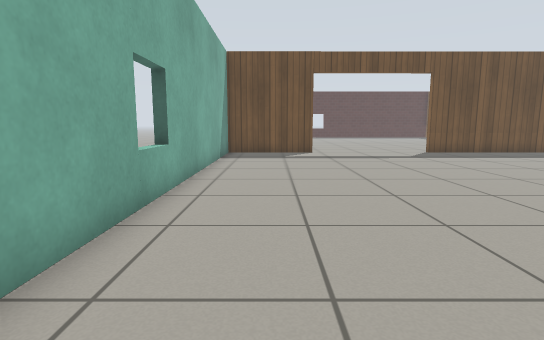
View 1 (above)

20 first-person views from a walk through a Gazebo world. The camera is 0.72 m above the floor, tilts 8° down and sees 80° across. The floor is counted in squares, 0.5 m on a side. Each view is taken from the middle of a square. On the plan, view 1 faces up. The plan holds only what a view shows up to about 15 squares ahead; the rest is blank. Gazebo's built-in surfaces are drawn with simple patterns.

View 2
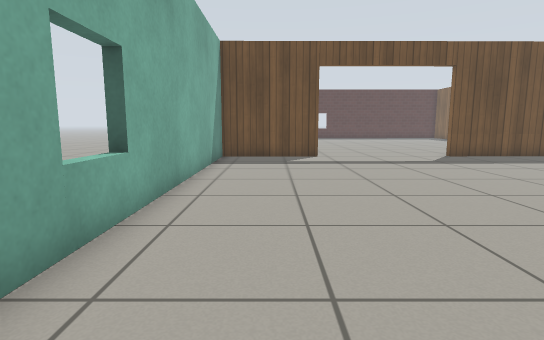

View 3
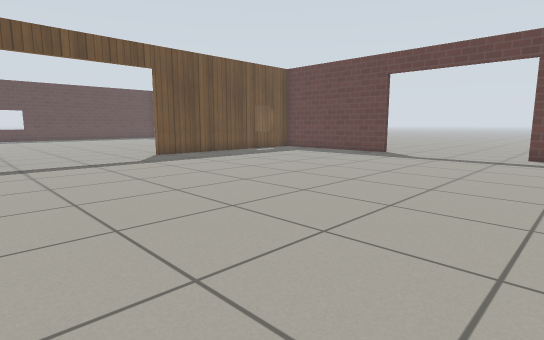

View 4
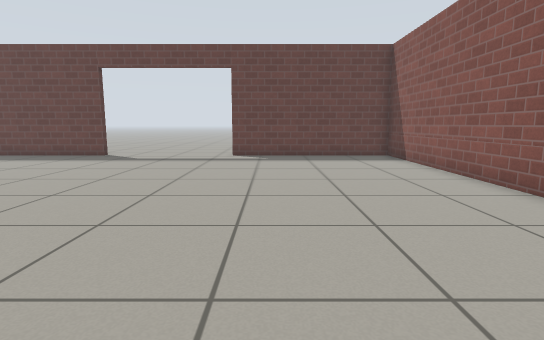

View 5
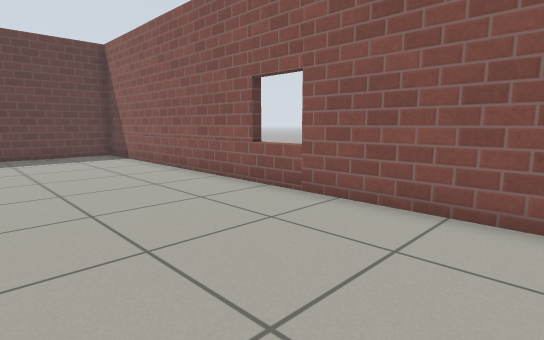

View 6
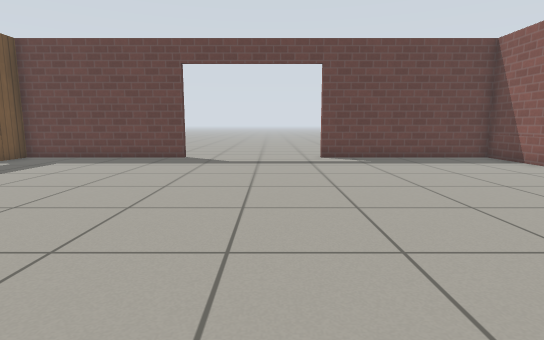

View 7
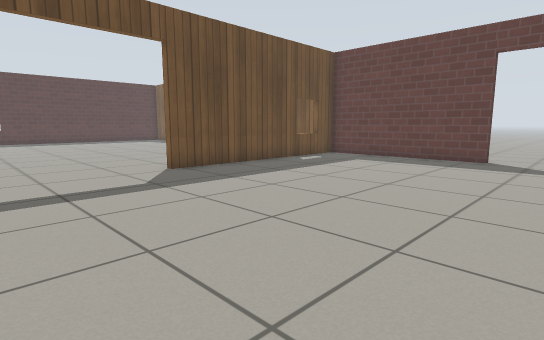

View 8
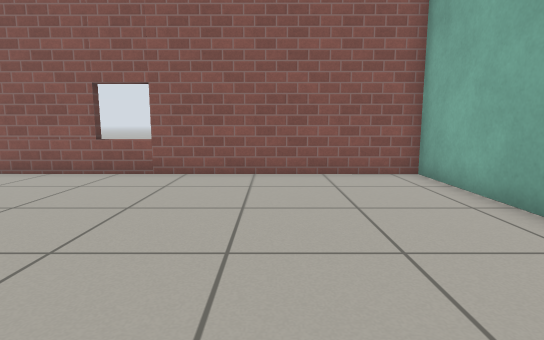

View 9
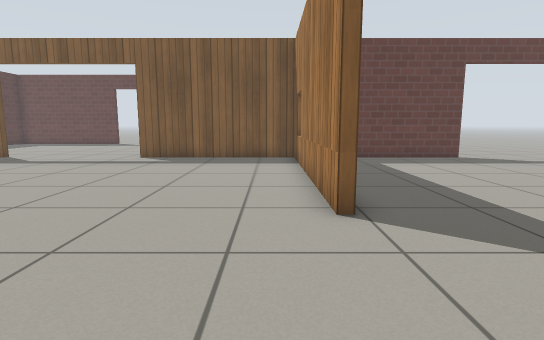

View 10
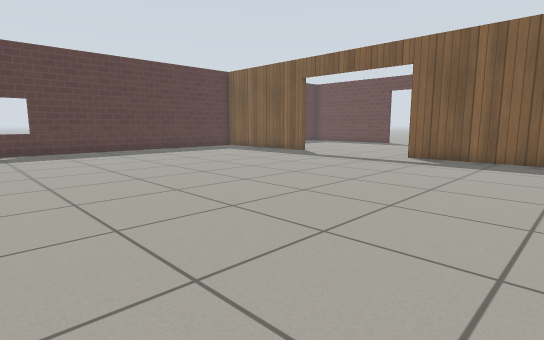

View 11
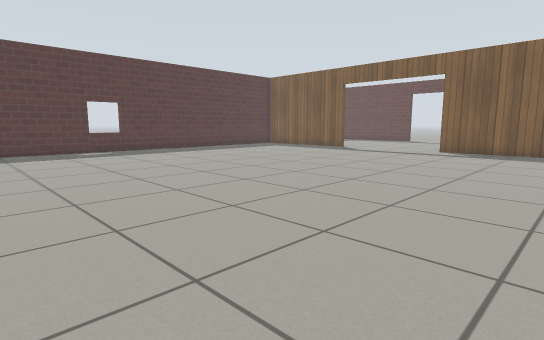

View 12
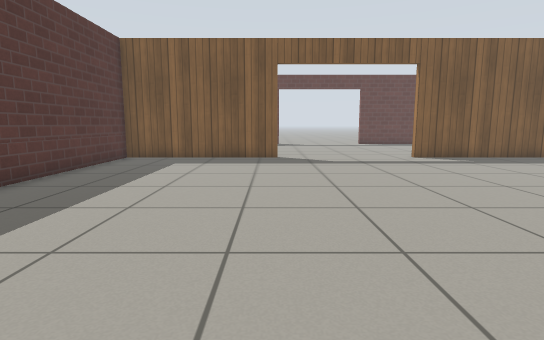

View 13
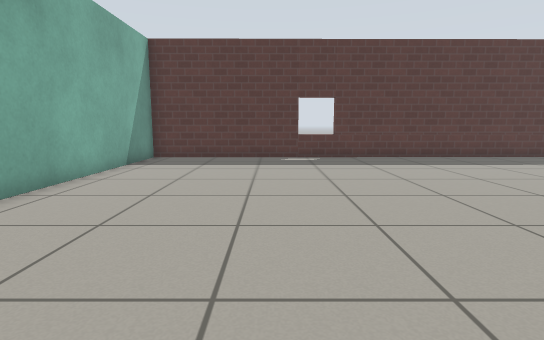

View 14
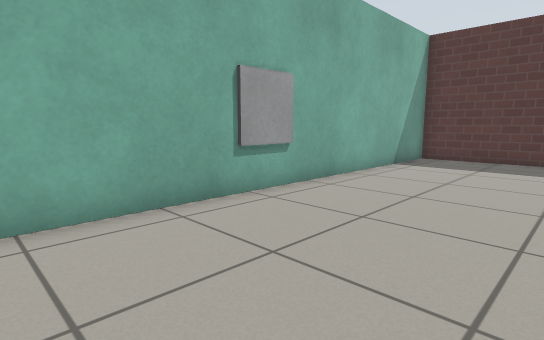

View 15
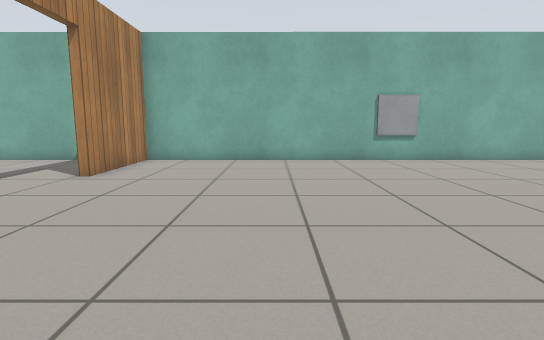

View 16
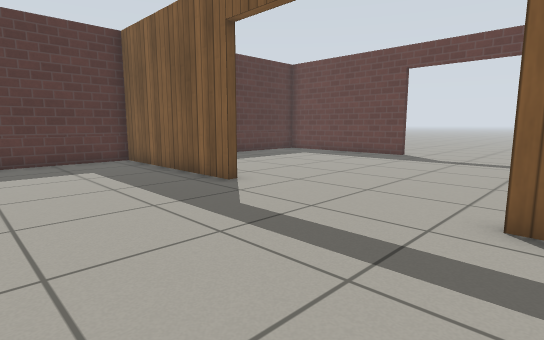

View 17
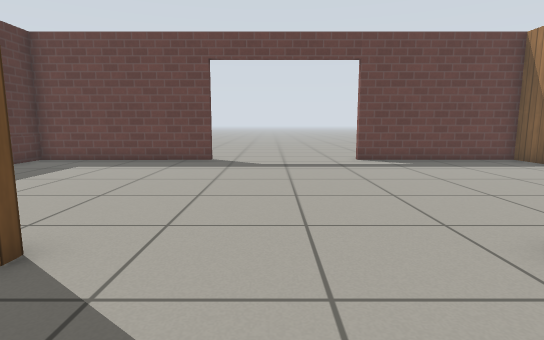

View 18
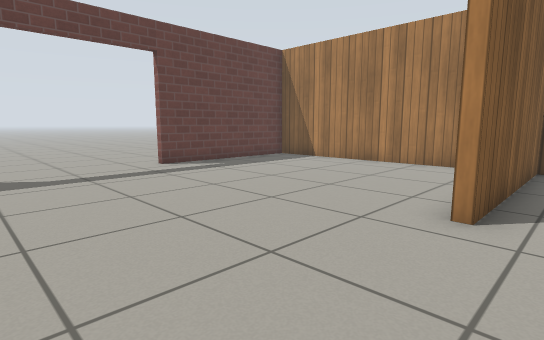

View 19
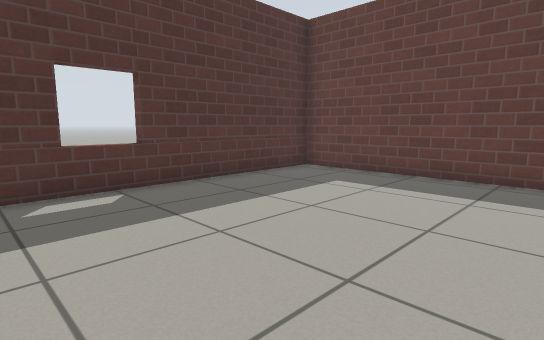

View 20
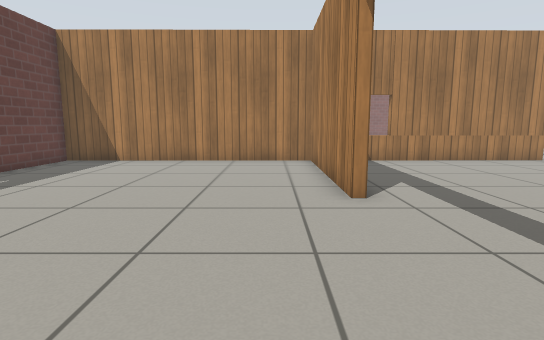

### Floor plan
Points are (right, up) in squares from view 1. A wall is a line through its corners. A room is listed if a view was taken in it or the views show most of it. See-through windows are left out.
Room 1 (views 1, 2, 3, 4, 5, 6, 7, 8)
walls: (7.1, -3.8) (7.1, -3.3); (-2.3, 1) (-2.3, -3.4) (17.1, -3.4) (17.1, 3.9); (17.1, 9.8) (17.1, 16.7) (8, 16.7); (2.1, 16.6) (-2.2, 16.6) (-2.3, 2.5)
ways out: open door at (5, 17) to room 2; open door at (17, 6.5)
Room 2 (views 9, 10, 11, 12, 13, 14, 15, 16, 17, 18)
walls: (8, 17) (17.1, 17) (17.1, 23.9); (17.1, 29.8) (17.1, 36.3) (-2.2, 36.2) (-2.2, 16.9) (2.1, 16.9)
ways out: open door at (5, 17) to room 1; open door at (17, 26.5) to room 3
objects: window (-2, 27)
Room 3 (views 19, 20)
walls: (17.4, 23.9) (17.4, 17) (27.2, 17.1) (27.2, 23.5); (27.2, 29.5) (27.2, 36.4) (18.5, 36.4)
ways out: open door at (17, 26.5) to room 2; open door at (27, 26.5)

Positions as (right, up) in squares from view 1, and headings:
1: (0, 0), facing up
2: (0, 2), facing up
3: (1, 2), facing up-right
4: (2, 2), facing right
5: (1, 2), facing down-right
6: (3, 6), facing right
7: (3, 7), facing up-right
8: (2, 6), facing down
9: (3, 18), facing right
10: (3, 18), facing up-right
11: (-1, 18), facing up-right
12: (3, 30), facing right
13: (3, 22), facing up
14: (3, 22), facing up-left
15: (11, 22), facing left
16: (12, 23), facing up-right
17: (14, 27), facing right
18: (16, 29), facing down-right
19: (18, 29), facing up-right
20: (19, 30), facing down
